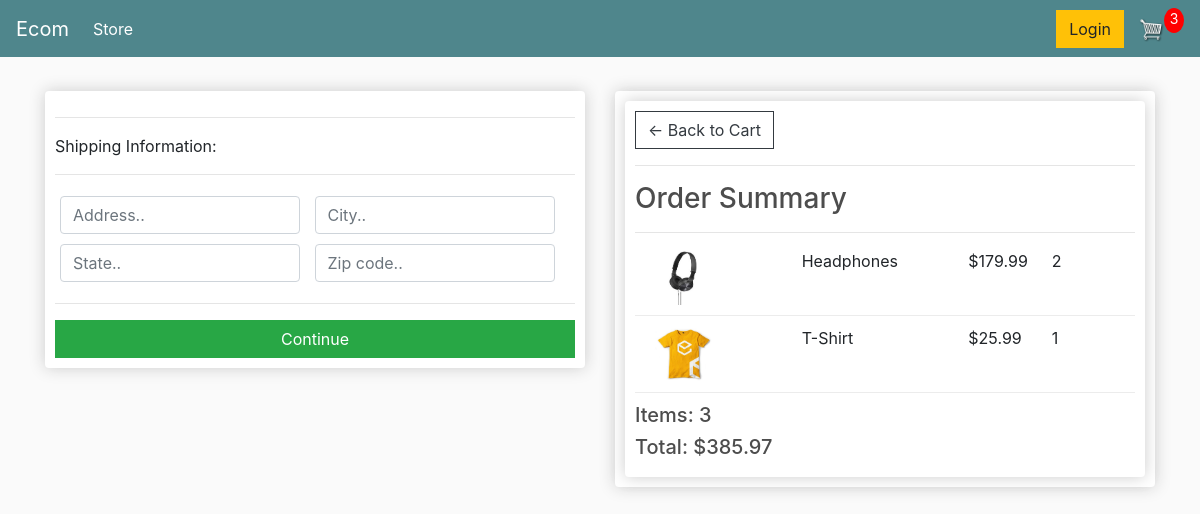
The app's page /checkout (signed in), older data.
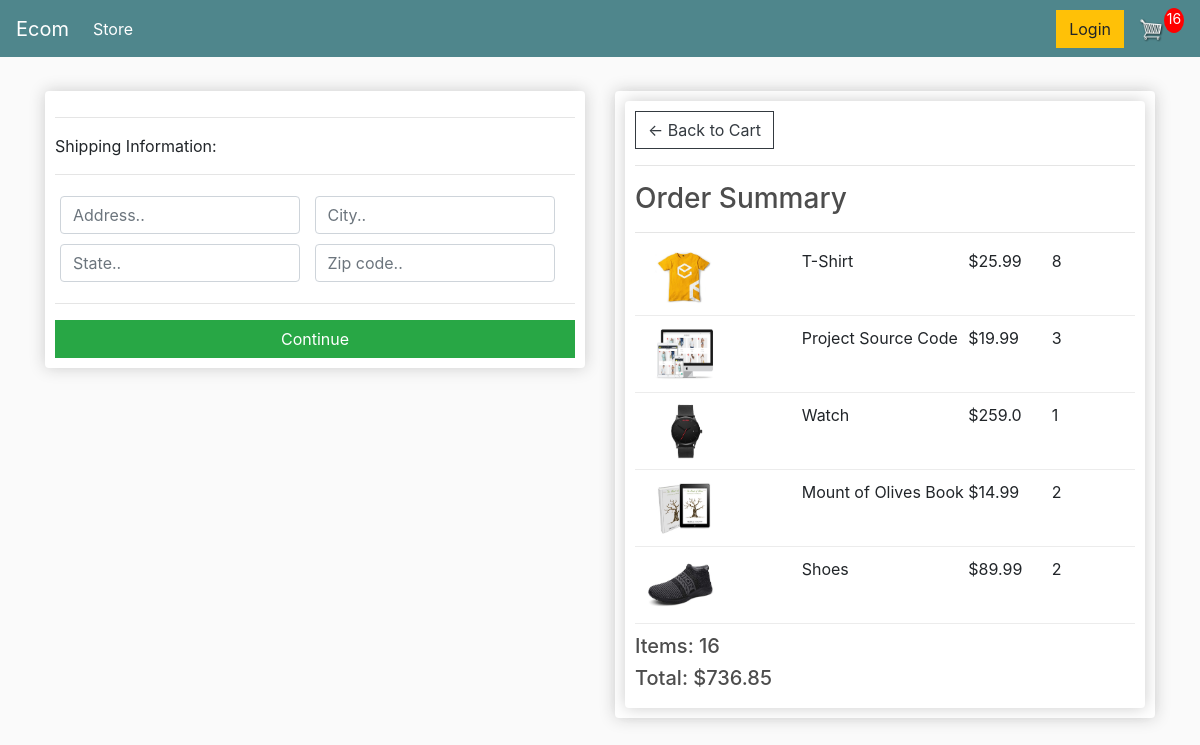
The same page, newer data.
### store/models.py (models this page shows, shortened)
class OrderItem(models.Model):
    product = models.ForeignKey(Product, on_delete=models.SET_NULL, null=True, blank=True)
    order = models.ForeignKey(Order, on_delete=models.SET_NULL, null=True, blank=True)
    quantity = models.IntegerField(default=0, null=True, blank=True)
    date_added = models.DateTimeField(auto_now_add=True)
    @property
    def get_total(self):
        total = self.product.price * self.quantity
        return total

class Product(models.Model):
    name = models.CharField(max_length=200)
    price = models.FloatField()
    digital = models.BooleanField(default=False, null=True, blank=True)
    image = models.ImageField(null=True, blank=True)
    @property
    def imageURL(self):
        try:
            url = self.image.url
        except:
            url = ''
        return url

class Order(models.Model):
    customer = models.ForeignKey(Customer, on_delete=models.SET_NULL, null=True, blank=True)
    date_orderd = models.DateTimeField(auto_now_add=True)
    complete = models.BooleanField(default=False, null=True, blank=True)
    transaction_id = models.CharField(max_length=200, null=True)
    @property
    def shipping(self):
        shipping = False
        orderitems = self.orderitem_set.all()
        for i in orderitems:
            if i.product.digital == False:
                shipping = True
        return shipping
    @property
    def get_cart_total(self):
        orderitems = self.orderitem_set.all()
        total = sum([item.get_total for item in orderitems])
        return total
    @property
    def get_cart_items(self):
        orderitems = self.orderitem_set.all()
        total = sum([item.quantity for item in orderitems])
        return total

### store/views.py (the view)
# urls.py: path('checkout', views.checkout, name='checkout'),
def checkout(request):
    if request.user.is_authenticated:
        customer = request.user.customer
        order, created = Order.objects.get_or_create(customer=customer, complete=False)
        items = order.orderitem_set.all()
        cartItems = order.get_cart_items
    else:
        items = []
        order = {'get_cart_total':0, 'get_cart_items':0, 'shipping': False}
        cartItems = order['get_cart_items']
    context = {'items': items, 'order': order, 'cartItems': cartItems}
    return render(request, 'store/checkout.html', context)

### store/templates/store/checkout.html (shortened to what this page needs)
{% extends 'store/main.html' %}
{% load static %}
{% block content %}
<div class="row">
	<div class="col-lg-6">
		<div class="box-element" id="form-wrapper">
            <form id="form">
                <div id="shipping-info">
                    <hr>
                    <p>Shipping Information:</p>
                    <hr>
                    <div class="form-field">
                        <input class="form-control" type="text" name="address" placeholder="Address..">
                    </div>
                    <div class="form-field">
                        <input class="form-control" type="text" name="city" placeholder="City..">
                    </div>
                    <div class="form-field">
                        <input class="form-control" type="text" name="state" placeholder="State..">
                    </div>
                    <div class="form-field">
                        <input class="form-control" type="text" name="zipcode" placeholder="Zip code..">
                    </div>
                </div>
                <hr>
                <input id="form-button" class="btn btn-success btn-block" type="submit" value="Continue">
            </form>
		</div>
        <br>
        <br>
	</div>
	<div class="col-lg-6">
		<div class="box-element">
            <div class="box-element">
                <a  class="btn btn-outline-dark" href="{% url 'cart' %}">&#x2190; Back to Cart</a>
                <hr>
                <h3>Order Summary</h3>
                <hr>
                {% for item in items %}
                    <div class="cart-row">
                        <div style="flex:2"><img class="row-image" src="{{ item.product.imageURL }}"></div>
                        <div style="flex:2"><p>{{ item.product.name }}</p></div>
                        <div style="flex:1"><p>${{ item.product.price }}</p></div>
                        <div style="flex:1"><p>{{ item.quantity }}</p></div>
                    </div>
                {% endfor %}
                <h5>Items:   {{ order.get_cart_items }}</h5>
                <h5>Total:   ${{ order.get_cart_total|floatformat:2 }}</h5>
            </div>
		</div>
	</div>
</div>
{% endblock %}

Row changes from the older to the newer data that the page shows:
removed OrderItem: product.imageURL (picture), product.name "Headphones", product.price "179.99", quantity "2"
changed OrderItem "T-Shirt": quantity "1" → "8"
added OrderItem: product.imageURL (picture), product.name "Project Source Code", product.price "19.99", quantity "3"
added OrderItem: product.imageURL (picture), product.name "Watch", product.price "259.0", quantity "1"
added OrderItem: product.imageURL (picture), product.name "Mount of Olives Book", product.price "14.99", quantity "2"
added OrderItem: product.imageURL (picture), product.name "Shoes", product.price "89.99", quantity "2"
changed through a linked row, Order: get_cart_items "3" → "16"; get_cart_total "385.97" → "736.85"
Text that changed along with them:
{{ cartItems }}: "3" → "16"
